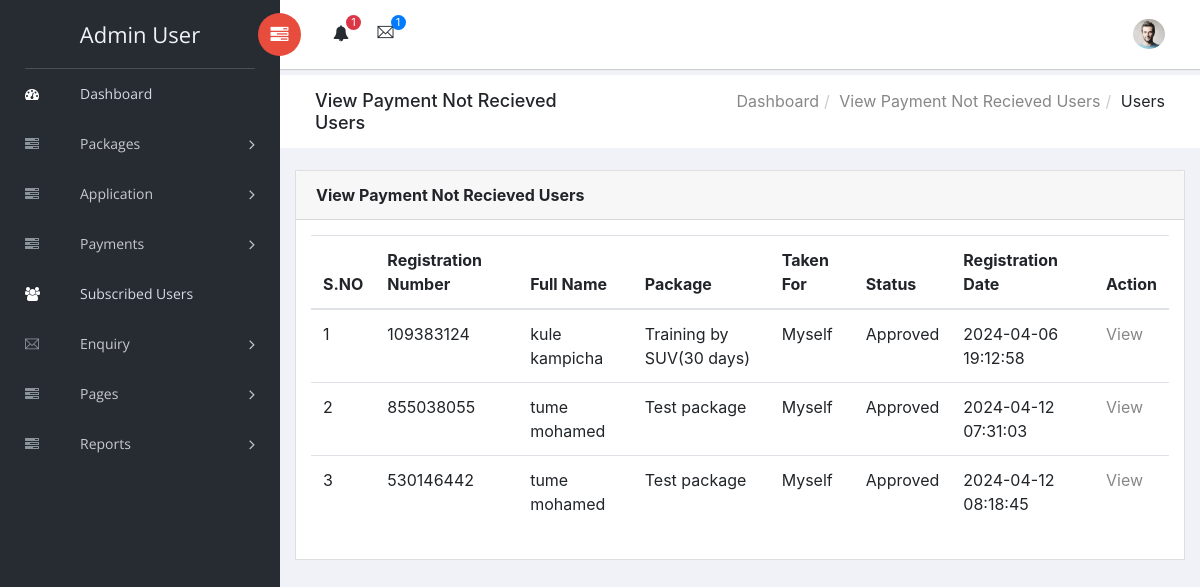
The page /admin/no-payment.php (signed in) on the database its author committed.
### tables this page shows
CREATE TABLE `tblapplication` (
  `ID` int(10) NOT NULL,
  `PackID` int(10) NOT NULL,
  `RegNumber` int(10) DEFAULT NULL,
  `UserId` int(5) DEFAULT NULL,
  `TakenFor` varchar(250) DEFAULT NULL,
  `FullName` varchar(120) DEFAULT NULL,
  `Email` varchar(120) NOT NULL,
  `MobileNumber` bigint(11) DEFAULT NULL,
  `Gender` varchar(45) DEFAULT NULL,
  `Age` int(10) DEFAULT NULL,
  `LicenceNumber` varchar(120) DEFAULT NULL,
  `UploadLicence` varchar(120) DEFAULT NULL,
  `Address` varchar(250) DEFAULT NULL,
  `AlternateNumber` bigint(11) DEFAULT NULL,
  `TrainingDate` date DEFAULT NULL,
  `TrainingTiming` varchar(120) DEFAULT NULL,
  `Remark` varchar(250) DEFAULT NULL,
  `Status` varchar(50) DEFAULT NULL,
  `RegDate` timestamp NOT NULL DEFAULT current_timestamp(),
  `Remarkdate` timestamp NULL DEFAULT NULL ON UPDATE current_timestamp()
);

CREATE TABLE `tblregusers` (
  `ID` int(11) NOT NULL,
  `FirstName` varchar(200) DEFAULT NULL,
  `LastName` varchar(200) DEFAULT NULL,
  `MobileNumber` bigint(10) DEFAULT NULL,
  `Email` varchar(200) DEFAULT NULL,
  `Password` varchar(200) DEFAULT NULL,
  `RegDate` timestamp NULL DEFAULT current_timestamp()
);

CREATE TABLE `tblpackages` (
  `ID` int(5) NOT NULL,
  `PackageName` varchar(120) DEFAULT NULL,
  `PackageDec` varchar(250) DEFAULT NULL,
  `PackageDuration` varchar(120) DEFAULT NULL,
  `PackagePrice` varchar(120) DEFAULT NULL,
  `PackageDate` timestamp NULL DEFAULT current_timestamp()
);

### admin/no-payment.php (the view, shortened to what this page needs)
<?php
include('includes/dbconnection.php');
if (strlen($_SESSION['cdsmsaid']==0)) {
  header('location:logout.php');
  } else{
  ?>
<!doctype html>
<html class="no-js" lang="en">
<head>
    <link rel="stylesheet" href="vendors/bootstrap/dist/css/bootstrap.min.css">
    <link rel="stylesheet" href="vendors/font-awesome/css/font-awesome.min.css">
    <link rel="stylesheet" href="vendors/themify-icons/css/themify-icons.css">
    <link rel="stylesheet" href="vendors/flag-icon-css/css/flag-icon.min.css">
    <link rel="stylesheet" href="vendors/selectFX/css/cs-skin-elastic.css">
    <link rel="stylesheet" href="assets/css/style.css">
</head>
<body>
    <?php include_once('includes/sidebar.php');?>
    <div id="right-panel" class="right-panel">
        <?php include_once('includes/header.php');?>
        <div class="breadcrumbs">
            <div class="col-sm-4">
                <div class="page-header float-left">
                    <div class="page-title">
                        <h1>View Payment Not Recieved Users</h1>
                    </div>
                </div>
            </div>
            <div class="col-sm-8">
                <div class="page-header float-right">
                    <div class="page-title">
                        <ol class="breadcrumb text-right">
                            <li><a href="dashboard.php">Dashboard</a></li>
                            <li><a href="no-payment.php">View Payment Not Recieved Users</a></li>
                            <li class="active">Users</li>
                        </ol>
                    </div>
                </div>
            </div>
        </div>
        <div class="content mt-3">
            <div class="animated fadeIn">
                <div class="row">
                    <div class="col-lg-12">
                        <div class="card">
                            <div class="card-header">
                                <strong class="card-title">View Payment Not Recieved Users</strong>
                            </div>
                            <div class="card-body">
                                <table class="table">
                                    <thead>
                                        <tr>
                                            <tr>
                  <th>S.NO</th>
<th>Registration Number</th>
<th>Full Name</th>
<th>Package</th>
<th>Taken For</th>
<th>Status</th>
<th>Registration Date</th>
<th>Action</th>
 </tr>
                                        </tr>
                                        </thead>
                                    <?php
$ret=mysqli_query($con,"select tblregusers.ID,tblregusers.FirstName,tblregusers.LastName,tblregusers.MobileNumber,tblregusers.Email,tblpackages.PackageName,tblapplication.ID as aapid,tblapplication.PackID,tblapplication.Status,tblapplication.RegNumber,tblapplication.UserId,tblapplication.TakenFor,tblapplication.RegDate,tblapplication.PackID from tblapplication join tblpackages on tblpackages.ID=tblapplication.PackID join tblregusers on tblregusers.ID=tblapplication.UserId where tblapplication.Status='Approved'");
$cnt=1;
while ($row=mysqli_fetch_array($ret)) {
?>
                <tr>
                  <td><?php echo $cnt;?></td>
                  <td><?php  echo $row['RegNumber'];?></td>
                  <td><?php  echo $row['FirstName'];?> <?php  echo $row['LastName'];?></td>
                  <td><?php  echo $row['PackageName'];?></td>
                  <td><?php  echo $row['TakenFor'];?></td>
                   <?php if($row['Status']==""){ ?>
                     <td class="font-w600"><?php echo "Not Updated Yet"; ?></td>
                     <?php } else { ?>
                      <td><?php  echo $row['Status'];?></td><?php } ?>
                      <td><?php  echo $row['RegDate'];?></td>
                  <td><a href="view-payments-details.php?viewid=<?php echo $row['aapid'];?>">View</a></td>
                </tr>
                <?php
$cnt=$cnt+1;
}?>
                                </table>
                            </div>
                        </div>
                    </div>
                </div>
            </div>
        </div>
    </div>
</body>
</html>
<?php }  ?>

### admin/includes/sidebar.php (shortened to what this page needs)
<aside id="left-panel" class="left-panel">
        <nav class="navbar navbar-expand-sm navbar-default">
<?php
$adminid=$_SESSION['cdsmsaid'];
$ret=mysqli_query($con,"select AdminName from tbladmin where ID='$adminid'");
$row=mysqli_fetch_array($ret);
$name=$row['AdminName'];
?>
            <div class="navbar-header">
                <a class="navbar-brand" href="dashboard.php"><?php echo $name; ?></a>
            </div>
            <div id="main-menu" class="main-menu collapse navbar-collapse">
                <ul class="nav navbar-nav">
                    <li class="active">
                        <a href="dashboard.php"> <i class="menu-icon fa fa-dashboard"></i>Dashboard </a>
                    </li>
<li class="menu-item-has-children dropdown">
                        <a href="#" class="dropdown-toggle" data-toggle="dropdown" aria-haspopup="true" aria-expanded="false"> <i class="menu-icon fa fa-tasks"></i>Packages</a>
                    </li>
<li class="menu-item-has-children dropdown">
                        <a href="#" class="dropdown-toggle" data-toggle="dropdown" aria-haspopup="true" aria-expanded="false"> <i class="menu-icon fa fa-tasks"></i>Application</a>
                    </li>
<li class="menu-item-has-children dropdown">
                        <a href="#" class="dropdown-toggle" data-toggle="dropdown" aria-haspopup="true" aria-expanded="false"> <i class="menu-icon fa fa-tasks"></i>Payments</a>
                    </li>
                     <li class="active">
                        <a href="subscribed-users.php"> <i class="menu-icon fa fa-users"></i>Subscribed Users</a>
                    </li>
               <li class="menu-item-has-children dropdown">
                        <a href="registered-users.php" class="dropdown-toggle" data-toggle="dropdown" aria-haspopup="true" aria-expanded="false"> <i class="menu-icon ti-email"></i>Enquiry</a>
                    </li>
   <li class="menu-item-has-children dropdown">
                        <a href="#" class="dropdown-toggle" data-toggle="dropdown" aria-haspopup="true" aria-expanded="false"> <i class="menu-icon fa fa-tasks"></i>Pages</a>
                    </li>
                    <li class="menu-item-has-children dropdown">
                        <a href="#" class="dropdown-toggle" data-toggle="dropdown" aria-haspopup="true" aria-expanded="false"> <i class="menu-icon fa fa-tasks"></i>Reports</a>
                    </li>
                </ul>
            </div>
        </nav>
    </aside>

### rows shown on the page
tblapplication: RegNumber "109383124", UserId.FirstName "kule", UserId.LastName "kampicha", PackID.PackageName "Training by SUV(30 days)", TakenFor "Myself", Status "Approved", RegDate "2024-04-06 19:12:58"
tblapplication: RegNumber "855038055", UserId.FirstName "tume", UserId.LastName "mohamed", PackID.PackageName "Test package", TakenFor "Myself", Status "Approved", RegDate "2024-04-12 07:31:03"
tblapplication: RegNumber "530146442", UserId.FirstName "tume", UserId.LastName "mohamed", PackID.PackageName "Test package", TakenFor "Myself", Status "Approved", RegDate "2024-04-12 08:18:45"

### other values the page prints
$name "Admin User"
$num "1"
$num1 "1"
